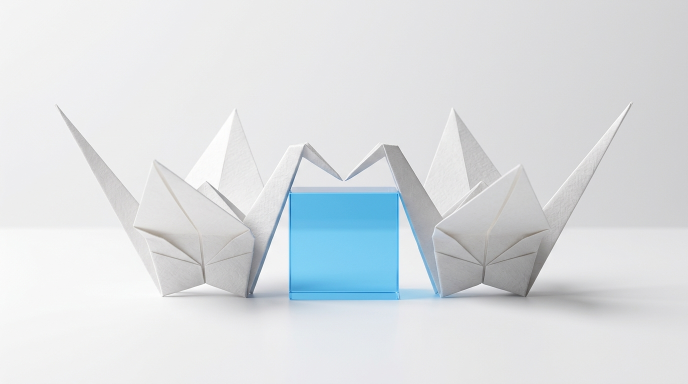
#> input picture assets/images/posts/autonomous-negotiations-collections-contracts/cover_symbolic.png, 1376 x 768 px (shown at 1/2 size)
$ python -i generate_symbolic_covers.py   (imports and definitions only)
#> lines starting #> are read from the running program, lines starting #| are printed output that depends on the picture
import os
import sys
import time
import json
import base64
from pathlib import Path
from PIL import Image
from google import genai

env_file = Path.home() / '.hermes/.env'
api_key = None
# [5 lines not run here, left out]

if not api_key:
    api_key = os.environ.get('GEMINI_API_KEY') or os.environ.get('GOOGLE_API_KEY')

# [1 line that did not run here, left out]

STYLE_BASE = (
    "A high-end editorial conceptual photograph for hsnlabs, perfectly matching the visual brand aesthetic of https://hsnlabs.ai/. "
    "Tactile physical white origami paper sculptures with crisp geometric folds and visible paper fiber texture, "
    "contrasted with clean geometric architectural elements and the iconic pure vibrant sky blue (#52B4FD) acrylic or water square. "
    "Clean, pristine studio lighting, soft natural contact shadows, neutral off-white to subtle gradient background. "
    "Strictly zero text, no words, no letters, no numbers, no typography, no language. 16:9 aspect ratio."
)

PROMPTS = {
    "how-to-build-an-enterprise-ontology-from-scratch": (
        f"{STYLE_BASE} Subject: 7-Phase Architecture. A majestic 7-tier stepped architectural origami pyramid sculpture crafted from crisp folded white cardstock. "
        "Each ascending tier exhibits sharp 90-degree creases and interlocking folds, resting firmly on a solid vibrant sky blue (#52B4FD) square plinth."
    ),
    "the-operational-ontology": (
        f"{STYLE_BASE} Subject: The Kinetic Operational Engine. An intricate, pristine white origami kinetic mechanism with interlocking geometric facets "
        "and razor-sharp paper folds, anchored securely upon the official vibrant sky blue (#52B4FD) acrylic water square pedestal."
    ),
    "how-to-build-operational-ontology-python-mcp": (
        f"{STYLE_BASE} Subject: Code and Contracts. Two modular geometric origami paper blocks fitting together with microscopic mechanical precision, "
        "locked in place by a single vibrant sky blue (#52B4FD) acrylic key insert."
    ),
    "chatbot-vs-agent": (
        f"{STYLE_BASE} Subject: Chatbot vs Agent. On the left, a delicate, crumpled, fragile ball of thin paper. "
        "On the right, a monolithic, perfectly folded crisp white origami architectural obelisk with sharp 90-degree creases, "
        "resting firmly atop a solid vibrant sky blue (#52B4FD) acrylic square pedestal."
    ),
    "cleveland-clinic-case-study-operational-agents": (
        f"{STYLE_BASE} Subject: Healthcare Bed Flow. An architectural modular origami pavilion of interconnected white paper rooms and corridors, "
        "with subtle translucent sky blue and emerald green geometric facets indicating verified capacity."
    ),
    "latam-airlines-case-study": (
        f"{STYLE_BASE} Subject: Aviation Precision. A sleek, highly aerodynamic white origami aircraft sculpture taking flight dynamically above a "
        "clean grid-scored paper runway surface on a sky blue (#52B4FD) acrylic base."
    ),
    "legacy-core-backing-engine": (
        f"{STYLE_BASE} Subject: Heavy Industrial Core. A massive, impenetrable monolithic dark steel vault block resting on the floor, "
        "seamlessly fitted with modern precision white origami wings and high-speed sky blue (#52B4FD) glass couplers."
    ),
    "perimeter-isolation-mcp-data-contracts": (
        f"{STYLE_BASE} Subject: Perimeter Defense. Concentric geometric rings of sharp white folded origami walls forming a secure citadel, "
        "protecting a glowing sky blue (#52B4FD) cubic core in the center."
    ),
    "unconstrained-agents-finite-state-machines": (
        f"{STYLE_BASE} Subject: Taming Infinite Loops. A wild, spiraling white paper ribbon coiling erratically, "
        "abruptly caught, straightened, and contained inside a rigid rectangular origami boundary box on a sky blue (#52B4FD) plinth."
    ),
    "ontology-vs-knowledge-graph": (
        f"{STYLE_BASE} Subject: Network bounded by Invariants. An intricate network web of delicate white folded paper strands (knowledge graph), "
        "encapsulated and held taut within a heavy rigid square frame of solid sky blue (#52B4FD) acrylic (ontology rules)."
    ),
    "palantir-aip-bootcamp-operational-ontology": (
        f"{STYLE_BASE} Subject: Enterprise Decision Platform. A complex, multi-faceted geometric origami polyhedron with diamond-cut paper facets, "
        "cradled securely in an architectural sky blue (#52B4FD) precision stand."
    ),
    "five-day-architecture-sprint": (
        f"{STYLE_BASE} Subject: Speed and Architecture. A solid, monolithic 5-stepped origami tower in pristine white paper, each tier folded in rapid succession, "
        "standing tall over scattered flat unfolded paper sheets."
    ),
    "autonomous-negotiations-collections-contracts": (
        f"{STYLE_BASE} Subject: Autonomous Negotiation. Two elegant, stylized white origami paper cranes meeting beak-to-beak in perfect harmony across a "
        "vibrant sky blue (#52B4FD) square bridge on a minimalist surface."
    ),
    "balance-sheet-guard-bpo-extinction": (
        f"{STYLE_BASE} Subject: Balance Sheet Guard. A minimal balance scale: on one tray a heavy, rough dark charcoal block; "
        "on the other tray, a featherlight, razor-sharp white origami geometric prism on a sky blue (#52B4FD) block tipping the scale with ease."
    ),
    "bpo-replacement-matrix": (
        f"{STYLE_BASE} Subject: Replacement Matrix. A neat, stepped matrix grid of white origami cubes arranged in precise ascending rows "
        "across a monolithic sky blue (#52B4FD) acrylic platform."
    ),
    "buy-versus-build-b2b-enterprise-crm": (
        f"{STYLE_BASE} Subject: Buy vs Build. A heavy, monolithic closed iron cube on one side, contrasted with light, modular, "
        "interlocking white origami geometric blocks on the other side, connected by sky blue (#52B4FD) joints."
    ),
    "c-suite-margin-protection-playbook": (
        f"{STYLE_BASE} Subject: Margin Defense. An elegant, layered white origami geometric shield sculpture, protecting a pure sky blue (#52B4FD) "
        "cubic core from external pressure."
    ),
    "collapse-of-legacy-rpa": (
        f"{STYLE_BASE} Subject: Fragile Screen Automation. A mechanical gear folded out of thin paper tearing and collapsing under torque, "
        "while an unyielding, sleek white origami prism passes cleanly through it."
    ),
    "cost-legacy-it": (
        f"{STYLE_BASE} Subject: Cost Containment. A massive dark slate block firmly encircled and held in check by crisp white origami geometric bands "
        "locked with a sky blue (#52B4FD) acrylic clasp."
    ),
    "death-of-tier-1-erp-helpdesk": (
        f"{STYLE_BASE} Subject: Silent Operations. A tranquil, sculptural minimalist scene with a tiny folded white origami desk and chair, completely clean, "
        "with a single glowing sky blue (#52B4FD) square resting in quiet perfection."
    ),
    "kafka-metamorfose-ia-futuro-do-trabalho": (
        f"{STYLE_BASE} Subject: Kafka Metamorphosis. An intricate, beautifully folded white origami beetle sculpture resting alongside a "
        "pure sky blue (#52B4FD) square block on a minimalist paper canvas."
    ),
    "manifesto": (
        f"{STYLE_BASE} Subject: The hsnlabs Manifesto. A single, magnificent white origami carp leaping with dynamic kinetic grace directly out of "
        "a vibrant sky blue (#52B4FD) acrylic water cube, soaring upward."
    ),
    "palantir-pricing-tco-and-open-alternatives": (
        f"{STYLE_BASE} Subject: Vendor Lock-in Barrier. A towering, closed dark concrete wall contrasted with an inviting, "
        "modular open archway crafted from sharp white origami struts and sky blue (#52B4FD) pillars."
    ),
    "protocol-arbitrage-claims-underwriting": (
        f"{STYLE_BASE} Subject: Protocol Arbitrage. Multiple delicate folded white paper leaves passing through a sharp vertical sky blue (#52B4FD) "
        "optical acrylic slit, consolidating instantly into a single solid crystalline prism."
    ),
    "the-poc-graveyard": (
        f"{STYLE_BASE} Subject: The PoC Graveyard. Miniature folded white origami paper airplanes resting quietly on the ground in the foreground, "
        "while in the background a majestic white origami carp leaps high out of a sky blue (#52B4FD) water cube."
    ),
    "why-rag-breaks-on-erp": (
        f"{STYLE_BASE} Subject: RAG vs ERP. A porous, delicate white origami paper lattice colliding and buckling against a monolithic, "
        "unyielding dark slate cube, anchored on a sky blue (#52B4FD) pedestal."
    ),
    "integration-drift": (
        f"{STYLE_BASE} Subject: Schema Drift. Two parallel white origami folding tracks that suddenly branch apart, with the divergent track "
        "immediately blocked by a strict sky blue (#52B4FD) acrylic gate."
    ),
    "llm-as-judge-fallacy": (
        f"{STYLE_BASE} Subject: LLM-as-a-Judge Fallacy. Two identical white origami bird sculptures facing each other in an infinite hall of reflections, "
        "interrupted cleanly by a solid sky blue (#52B4FD) caliper beam."
    ),
    "ontology-vs-database-schema": (
        f"{STYLE_BASE} Subject: Beyond Flat Schemas. A flat 2D sheet of paper with simple grid creases on the surface, supporting an intricate, "
        "three-dimensional white origami architectural structure rising into the air on a sky blue (#52B4FD) base."
    ),
    "palantir-vs-databricks-agent-architecture": (
        f"{STYLE_BASE} Subject: Lake vs Kinetic Engine. A shallow, still rectangular basin of dark calm water on one side, paired with an "
        "active kinetic white origami turbine wheel mounted on a sky blue (#52B4FD) motor block."
    ),
    "what-is-an-ontology-for-ai-agents": (
        f"{STYLE_BASE} Subject: Five Layers of Data. An elegant 5-step ascending staircase of folded white cardstock, rising from a flat unfolded sheet "
        "at the bottom to a crowned geometric origami sculpture atop a sky blue (#52B4FD) platform."
    ),
}

def process_image(src_path, webp_out):
#> called with webp_out = 'out.png'
    with Image.open(src_path) as im:
#> im is the input picture: PIL image 1376x768 RGB; mean R, G, B 218.4, 222.7, 225.7
        im = im.convert('RGB')
        target_w, target_h = 1200, 675
        w, h = im.size
#> w = 1376; h = 768
        target_aspect = target_w / target_h
        current_aspect = w / h
#> current_aspect = 1.79
        if current_aspect > target_aspect:
            new_w = int(h * target_aspect)
#> new_w = 1365
            offset = (w - new_w) // 2
#> offset = 5
            im = im.crop((offset, 0, offset + new_w, h))
#> im: PIL image 1365x768 RGB
        elif current_aspect < target_aspect:
            new_h = int(w / target_aspect)
            offset = (h - new_h) // 2
            im = im.crop((0, offset, w, offset + new_h))
        im = im.resize((target_w, target_h), Image.Resampling.LANCZOS)
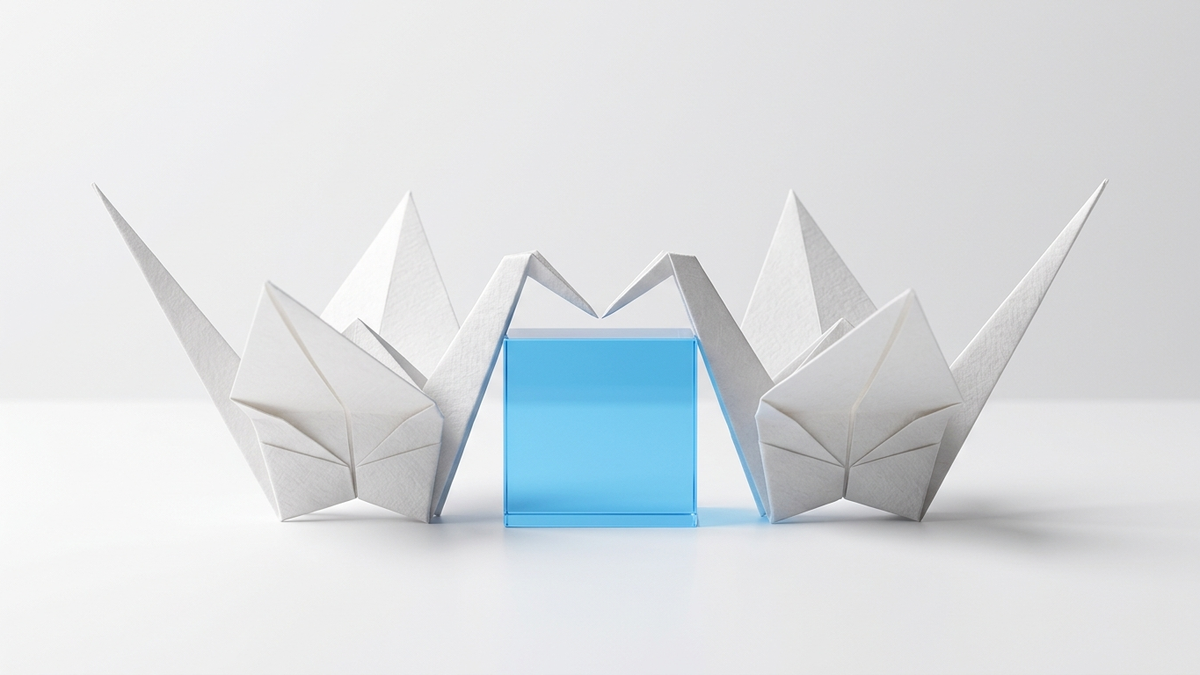
#> im: PIL image 1200x675 RGB; mean R, G, B 218.3, 222.7, 225.7
        im.save(webp_out, 'WEBP', quality=88, method=6)

# [56 lines left out: function main, not called in this run]

# [2 lines not run here, left out]

>>> result = process_image('../assets/images/posts/autonomous-negotiations-collections-contracts/cover_symbolic.png', 'out.png')
